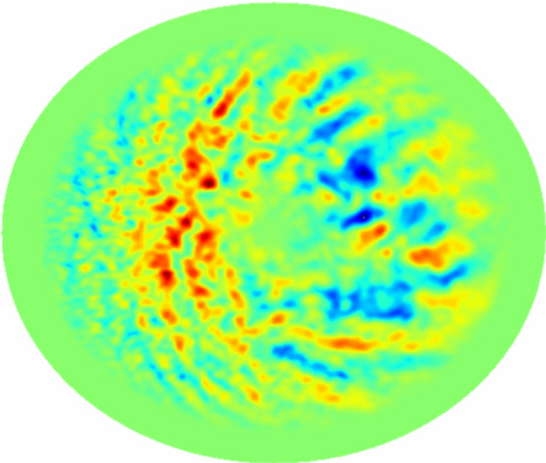
#> input picture opencv-python-color-detection/dpot-1.png, 546 x 463 px
$ python color_adjust.py --image dpot-1.png   (Python 2 division)
#> lines starting #> are read from the running program, lines starting #| are printed output that depends on the picture
# USAGE
# python detect_color.py --image pokemon_games.png

# import the necessary packages
import math
import numpy as np
import argparse
import cv2
from matplotlib import pyplot as plt

def pdist(pt1, pt2):
    x = pt1[0] - pt2[0]
    y = pt1[1] - pt2[1]
    return math.sqrt(math.pow(x, 2) + math.pow(y, 2))

# construct the argument parse and parse the arguments
ap = argparse.ArgumentParser()
ap.add_argument("-i", "--image", help = "path to the image")
args = vars(ap.parse_args())

# load the image
#image = cv2.imread(args["image"])
image = []
image.append(cv2.imread("dpot-1.png"))
# [6 lines of commented-out code are left out]

print len(image[0][0,:])
#| 546
print len(image[0][:,0])
#| 463


# change red and yellow to red
for i in image[0]:
    for k in i:
        if k[2] >= 153 and k[1] >= 76 and k[0] <= 153:
            k[2] = 255
            k[1] = 0
            k[0] = 0
#> after the loop, k = [254, 254, 254]

#plt.imshow(image[0])
#plt.show()
#exit(1)
# define the list of boundaries
boundaries = [
	([0, 0, 100], [204, 204, 255]), #red
	([86, 31, 4], [220, 88, 50]),
	([25, 146, 190], [62, 174, 250]),
	([103, 86, 65], [145, 133, 128])
]

(lower, upper) = boundaries[0]
# create NumPy arrays from the boundaries
lower = np.array(lower, dtype = "uint8")
upper = np.array(upper, dtype = "uint8")

	# find the colors within the specified boundaries and apply
	# the mask


# show the images
#plt.imshow(output)
#plt.show()

# Setup SimpleBlobDetector parameters.
params = cv2.SimpleBlobDetector_Params()

# Change thresholds
params.minThreshold = 10;
params.maxThreshold = 200;

# Filter by Area.
params.filterByArea = True
params.minArea = 200

# Filter by Circularity
#params.filterByCircularity = True
#params.minCircularity = 0.1

# Filter by Convexity
params.filterByConvexity = True
params.minConvexity = 0.5

# Filter by Inertia
params.filterByInertia = 1
params.minInertiaRatio = 0.05

# Set up the detector with default parameters.
detector = cv2.SimpleBlobDetector_create(params)


mask = []
output = []
gray_image = []
keypoints = []
for i in range(len(image)):
    mask.append(cv2.inRange(image[i], lower, upper))
    output.append(cv2.bitwise_and(image[i], image[i], mask = mask[i]))
    gray_image.append(cv2.cvtColor(output[i], cv2.COLOR_BGR2GRAY))

    keypoint = detector.detect(gray_image[i])
    keypoint = []
    keypoints.append(keypoint)
    print 'image %d blob # %d' %(i, len(keypoints[i]))


    total_diameter = 0
    total_blob_area  = 0
    for k in keypoints[i]:
        total_diameter = total_diameter + k.size
        total_blob_area = total_blob_area + 3.14 * math.pow(k.size/2, 2)
    if len(keypoints[i]):
        print 'avg diameter', total_diameter / len(keypoints[i])
    else:
        print 'avg diameter', 0
    print 'aggregate blob area', total_blob_area

    if i > 0:
        overlap = 0
        for k in keypoints[i]:
            for p in keypoints[0]:
                if pdist(k.pt, p.pt) < (k.size + p.size) * 1.0 / 2.0:
                    overlap = overlap + 1.0
                    break
        if len(keypoints[i]):
            print 'overlap ratio', overlap / len(keypoints[i])
        else:
            print 'overlap ratio', 0


    im_with_keypoints = cv2.drawKeypoints(cv2.cvtColor(image[i], cv2.COLOR_BGR2RGB), keypoints[i], np.array([]), (0,0,255), cv2.DRAW_MATCHES_FLAGS_DRAW_RICH_KEYPOINTS)
    plt.imshow(im_with_keypoints)
    plt.show()
#> this loop made 1 pass
#| image 0 blob # 0
#| avg diameter 0
#| aggregate blob area 0
#> pass 1, `im_with_keypoints = cv2.drawKeypoints(cv2.cvtColor(image[i], cv2.COLOR..`:
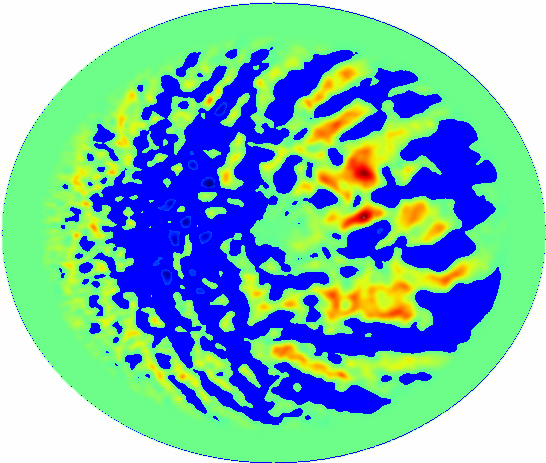
#> im_with_keypoints: shape (463, 546, 3); mean of channels 0, 1, 2 179, 184.9, 125.6; drawn as B, G, R
#> after the loop, gray_image = 1 item; keypoints = [[]]; mask = 1 item; output = 1 item


# [7 lines of commented-out code are left out]
